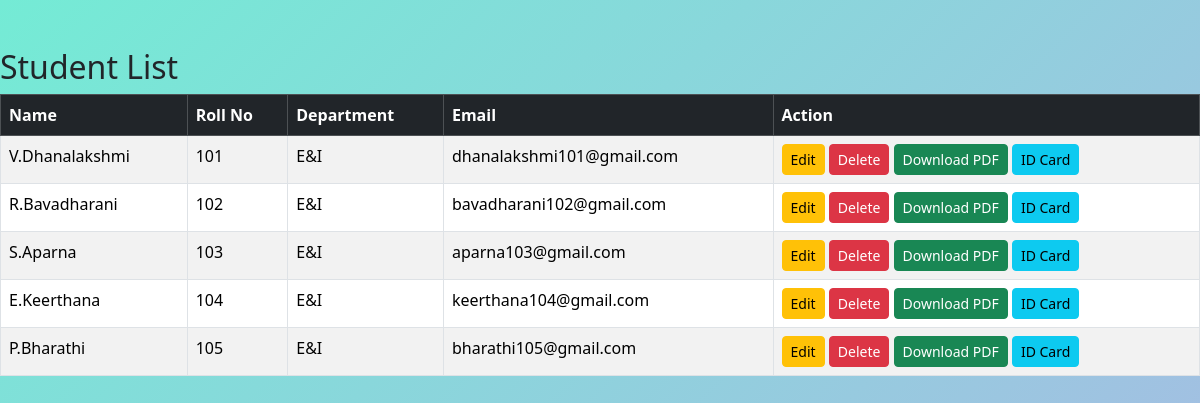
The app's page /polls/students/ with its own data.
### polls/models.py (models this page shows, shortened)
class Student(models.Model):
    name = models.CharField(max_length=100)
    roll_no = models.IntegerField(unique=True)
    department = models.CharField(max_length=50)
    email = models.EmailField()

### polls/views.py (the view)
# urls.py: path('students/', views.student_list, name='student_list'),
def student_list(request):
   query = request.GET.get('q')
   if query:
    students = Student.objects.filter(name__icontains=query)
   else:
    students = Student.objects.all()
   return render(
    request,
    'polls/student_list.html',
    {'students': students}
)

### polls/templates/polls/student_list.html
{% extends 'polls/base.html' %}
{% block content %}
    <br><br>
    <h2>Student List</h2>
    <table class="table table-bordered table-striped table-hover">
        <thead class="table-dark">
            <tr>
                <th>Name</th>
                <th>Roll No</th>
                <th>Department</th>
                <th>Email</th>
                <th>Action</th>
            </tr>
        </thead>
        <tbody>
        {% for student in students %}
            <tr>
                <td>{{ student.name }}</td>
                <td>{{ student.roll_no }}</td>
                <td>{{ student.department }}</td>
                <td>{{ student.email }}</td>
                <td>
                    <a href="{% url 'edit_student' student.id %}" class="btn btn-warning btn-sm">
                        Edit
                    </a>
                    <a href="{% url 'delete_student' student.id %}" class="btn btn-danger btn-sm">
                        Delete
                    </a>
                    <a href="{% url 'student_pdf' student.id %}" class="btn btn-success btn-sm">
                        Download PDF
                    </a>
                    <a href="{% url 'id_card' student.id %}" class="btn btn-info btn-sm">
                        ID Card
                    </a>
                </td>
            </tr>
        {% endfor %}
        </tbody>
    </table>
{% endblock %}

### polls/templates/polls/base.html (style rules this page uses)
html, body { margin: 0; padding: 0; min-height: 100vh; background: linear-gradient(135deg, #74ebd5, #ACB6E5); }

### records on screen
Student: name "V.Dhanalakshmi", roll_no "101", department "E&I", email "dhanalakshmi101@gmail.com"
Student: name "R.Bavadharani", roll_no "102", department "E&I", email "bavadharani102@gmail.com"
Student: name "S.Aparna", roll_no "103", department "E&I", email "aparna103@gmail.com"
Student: name "E.Keerthana", roll_no "104", department "E&I", email "keerthana104@gmail.com"
Student: name "P.Bharathi", roll_no "105", department "E&I", email "bharathi105@gmail.com"
